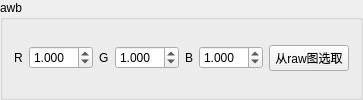
              <widget class="QGroupBox" name="groupBox_9">
               <property name="title">
                <string>awb</string>
               </property>
               <layout class="QGridLayout" name="gridLayout_8">
                <item row="0" column="2">
                 <widget class="QDoubleSpinBox" name="awb_r">
                  <property name="decimals">
                   <number>3</number>
                  </property>
                  <property name="value">
                   <double>1.000000000000000</double>
                  </property>
                 </widget>
                </item>
                <item row="0" column="4">
                 <widget class="QDoubleSpinBox" name="awb_g">
                  <property name="decimals">
                   <number>3</number>
                  </property>
                  <property name="value">
                   <double>1.000000000000000</double>
                  </property>
                 </widget>
                </item>
                <item row="0" column="5">
                 <widget class="QLabel" name="label_12">
                  <property name="text">
                   <string>B</string>
                  </property>
                 </widget>
                </item>
                <item row="0" column="1">
                 <widget class="QLabel" name="label_5">
                  <property name="text">
                   <string>R</string>
                  </property>
                 </widget>
                </item>
                <item row="0" column="6">
                 <widget class="QDoubleSpinBox" name="awb_b">
                  <property name="decimals">
                   <number>3</number>
                  </property>
                  <property name="value">
                   <double>1.000000000000000</double>
                  </property>
                 </widget>
                </item>
                <item row="0" column="3">
                 <widget class="QLabel" name="label_11">
                  <property name="text">
                   <string>G</string>
                  </property>
                 </widget>
                </item>
                <item row="0" column="7">
                 <widget class="QPushButton" name="select_from_raw">
                  <property name="text">
                   <string>从raw图选取</string>
                  </property>
                 </widget>
                </item>
               </layout>
              </widget>
